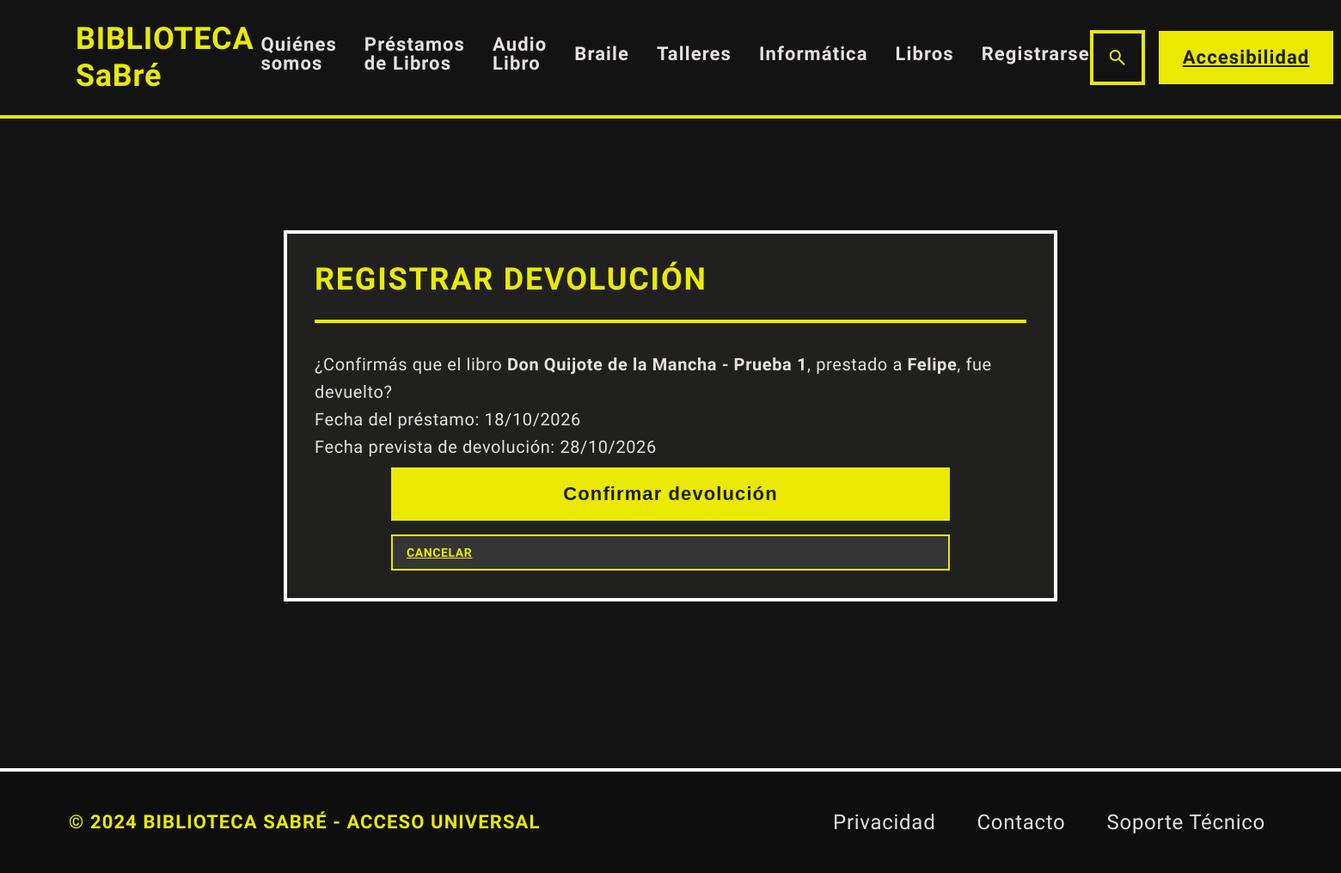
Page /registrar-devolucion/10/ (signed in) on the committed database.
### Administrador/models.py (models this page shows, shortened)
class Prestamos(models.Model):
    usuario = models.ForeignKey(Usuarios, on_delete=models.PROTECT)
    libro = models.ForeignKey(Libros, on_delete=models.PROTECT)
    fecha_prestamo = models.DateField()
    fecha_devolucion = models.DateField(blank=True, null=True)
    fecha_devolucion_prevista = models.DateField(
        blank=True,
        null=True
    )
    fecha_devolucion_real = models.DateField(
        blank=True,
        null=True
    )

class Libros(models.Model):
    titulo_libro = models.CharField(max_length=100)
    autor = models.CharField(max_length=100)
    anio = models.IntegerField()
    genero_categoria = models.CharField(max_length=50)
    editorial = models.CharField(max_length=100)
    isbn = models.CharField(max_length=20, blank=True)
    disponibilidad = models.BooleanField(default=True)

class Usuarios(models.Model):
    nombre_usuario = models.CharField(max_length=30)
    email_usuario = models.EmailField()

### Administrador/views.py (the view, shortened to what this page needs)
# urls.py: path('registrar-devolucion/<int:id>/', views.registrar_devolucion, name='registrar_devolucion'),
@staff_member_required
def registrar_devolucion(request, id):
    prestamo = get_object_or_404(Prestamos, id=id)
    return render(
        request,
        'Administrador/registrar_devolucion.html',
        {'prestamo': prestamo}
    )

### templates/Administrador/registrar_devolucion.html (shortened to what this page needs)
{% extends "Administrador/index.html" %}
{% block codigoDinamico %}
<main class="main-content">
    <section class="products-section">
        <div class="products-header">
            <h1 class="section-title uppercase tracking-wider">
                Registrar devolución
            </h1>
        </div>
        <div class="table-container">
            <p>
                ¿Confirmás que el libro
                <strong>{{ prestamo.libro.titulo_libro }}</strong>,
                prestado a
                <strong>{{ prestamo.usuario.nombre_usuario }}</strong>,
                fue devuelto?
            </p>
            <p>
                Fecha del préstamo:
                {{ prestamo.fecha_prestamo|date:"d/m/Y" }}
            </p>
            <p>
                Fecha prevista de devolución:
                {% if prestamo.fecha_devolucion_prevista %}
                    {{ prestamo.fecha_devolucion_prevista|date:"d/m/Y" }}
                {% else %}
                    Sin fecha prevista
                {% endif %}
            </p>
            <form method="POST">
                <button type="submit" class="btn-nuevo-libro">
                    Confirmar devolución
                </button>
                <a href="{% url 'prestamos' %}" class="btn-editar">
                    Cancelar
                </a>
            </form>
        </div>
    </section>
</main>
{% endblock codigoDinamico %}

### static/Administrador/style.css (style rules this page uses)
:root { --primary-fixed-dim: #cdcd00; --on-secondary-container: #b5b5b5; --background: #131313; --on-secondary: #303030; --outline: #939277; --inverse-surface: #e5e2e1; --on-surface-variant: #cac8aa; --surface-container-low: #1c1b1b; --outline-variant: #484831; --on-tertiary-container: #636565; --surface-container-high: #2a2a2a; --surface-container: #20201f; --error-container: #93000a; --on-tertiary-fixed-variant: #454747; --secondary: #c6c6c6; --on-primary-fixed-variant: #494900; --on-primary-container: #686800; --on-primary: #323200; --tertiary: #ffffff; --on-secondary-fixed: #1b1b1b; --on-error-container: #ffdad6; --on-background: #e5e2e1; --inverse-primary: #626200; --primary-fixed: #eaea00; --secondary-fixed: #e2e2e2; --secondary-container: #474747; --surface-tint: #cdcd00; --on-primary-fixed: #1d1d00; --primary: #ffffff; --surface-dim: #131313; --on-tertiary: #2f3131; --secondary-fixed-dim: #c6c6c6; --on-secondary-fixed-variant: #474747; --surface-bright: #393939; --inverse-on-surface: #313030; --surface-container-lowest: #0e0e0e; --on-tertiary-fixed: #1a1c1c; --tertiary-fixed-dim: #c6c6c7; --tertiary-container: #e2e2e2; --tertiary-fixed: #e2e2e2; --surface-variant: #353535; --error: #ffb4ab; --on-error: #690005; --surface: #131313; --on-surface: #e5e2e1; --surface-container-highest: #353535; --primary-container: #eaea00; --margin-desktop: 80px; --margin-mobile: 24px; --gutter: 32px; --stack-sm: 16px; --stack-md: 32px; --stack-lg: 64px; --font-atkinson: "Atkinson Hyperlegible Next", sans-serif; }
* { box-sizing: border-box; margin: 0; padding: 0; }
body { background-color: var(--background); color: var(--on-background); font-family: var(--font-atkinson); font-size: 20px; line-height: 1.6; letter-spacing: 0.03em; font-weight: 400; min-height: 100vh; display: flex; flex-direction: column; }
.main-content { flex-grow: 1; display: flex; flex-direction: column; gap: var(--stack-lg); padding: var(--margin-desktop); }
.section-title { font-size: 36px; line-height: 1.2; letter-spacing: 0.02em; font-weight: 700; color: var(--primary-fixed); border-bottom: 4px solid var(--primary-fixed); padding-bottom: 16px; display: inline-block; align-self: flex-start; }
.products-section { display: flex; flex-direction: column; gap: var(--stack-md); margin-top: var(--stack-lg); border: 4px solid var(--tertiary); padding: 32px; background-color: var(--surface-container); }
.products-header { display: flex; flex-direction: row; align-items: center; justify-content: space-between; gap: 16px; border-bottom: 4px solid var(--primary-fixed); padding-bottom: 24px; }
.products-header .section-title { border-bottom: none; padding-bottom: 0; }
.uppercase { text-transform: uppercase; }
.tracking-wider { letter-spacing: 0.05em; }
.btn-nuevo-libro { background-color: var(--primary-fixed); color: var(--on-primary-fixed); font-size: 22px; line-height: 1; letter-spacing: 0.05em; font-weight: 700; padding: 16px 24px; border: 4px solid var(--primary-fixed); border-radius: 0; cursor: pointer; transition: background-color 0.15s ease, color 0.15s ease; }
.table-container { width: 100%; overflow-x: auto; }
.btn-editar { background-color: var(--surface-container-highest); color: var(--primary-fixed); border: 2px solid var(--primary-fixed); font-weight: 700; padding: 8px 16px; font-size: 14px; text-transform: uppercase; border-radius: 0; cursor: pointer; transition: background-color 0.15s ease, color 0.15s ease; }
form { display: flex; flex-direction: column; gap: 16px; max-width: 800px; }
main.main-content > .products-section { width: min(900px, 92%); margin: 50px auto; box-sizing: border-box; }
main.main-content > .products-section .table-container { width: 100%; box-sizing: border-box; }
main.main-content > .products-section .table-container form { width: 100%; max-width: 650px; margin: 0 auto; box-sizing: border-box; }
main.main-content > .products-section .table-container form button { width: 100%; box-sizing: border-box; margin-top: 8px; }

### rows in the picture
Prestamos: libro.titulo_libro "Don Quijote de la Mancha - Prueba 1", usuario.nombre_usuario "Felipe", fecha_prestamo "18/10/2026", fecha_devolucion_prevista "28/10/2026"
